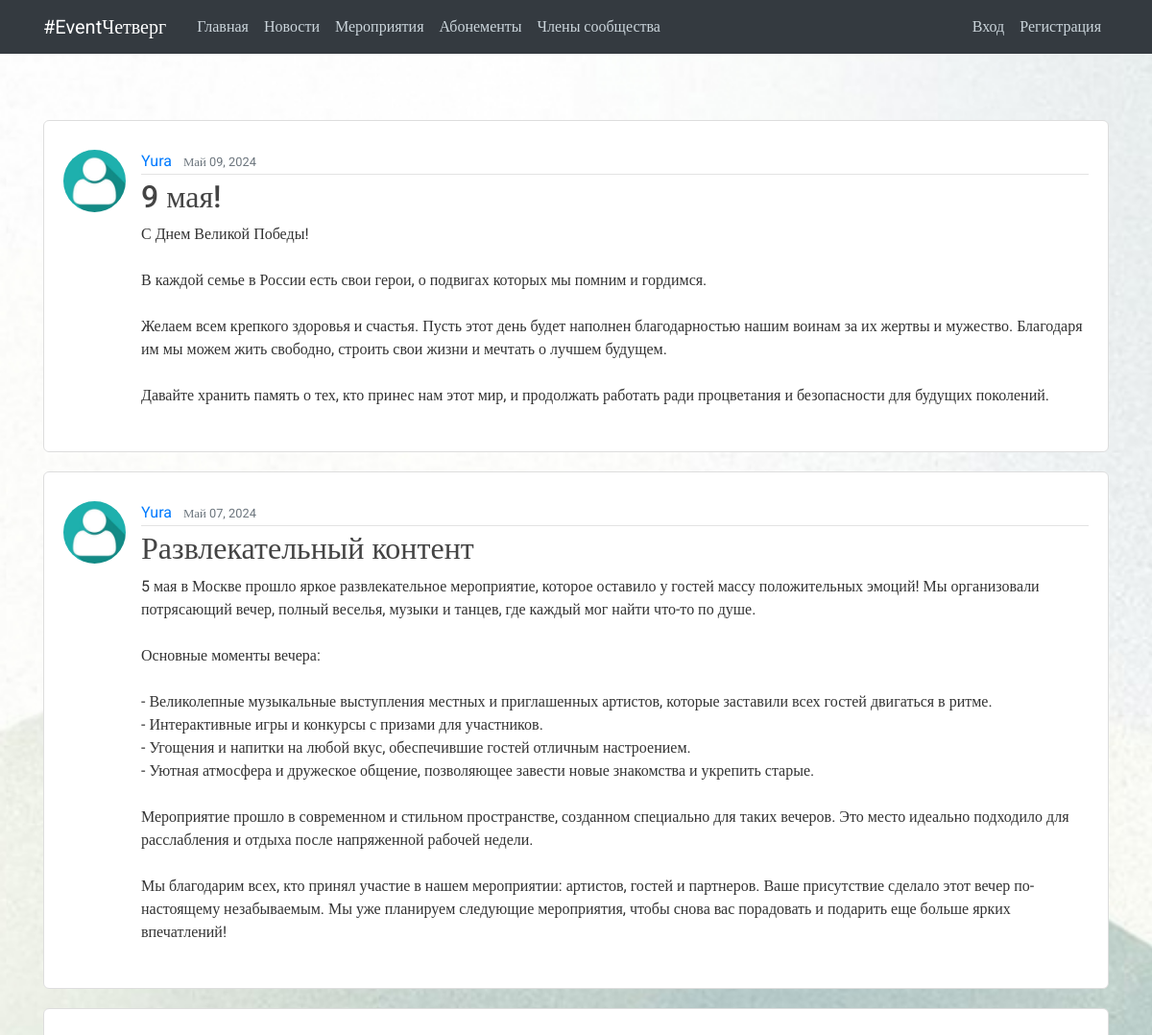
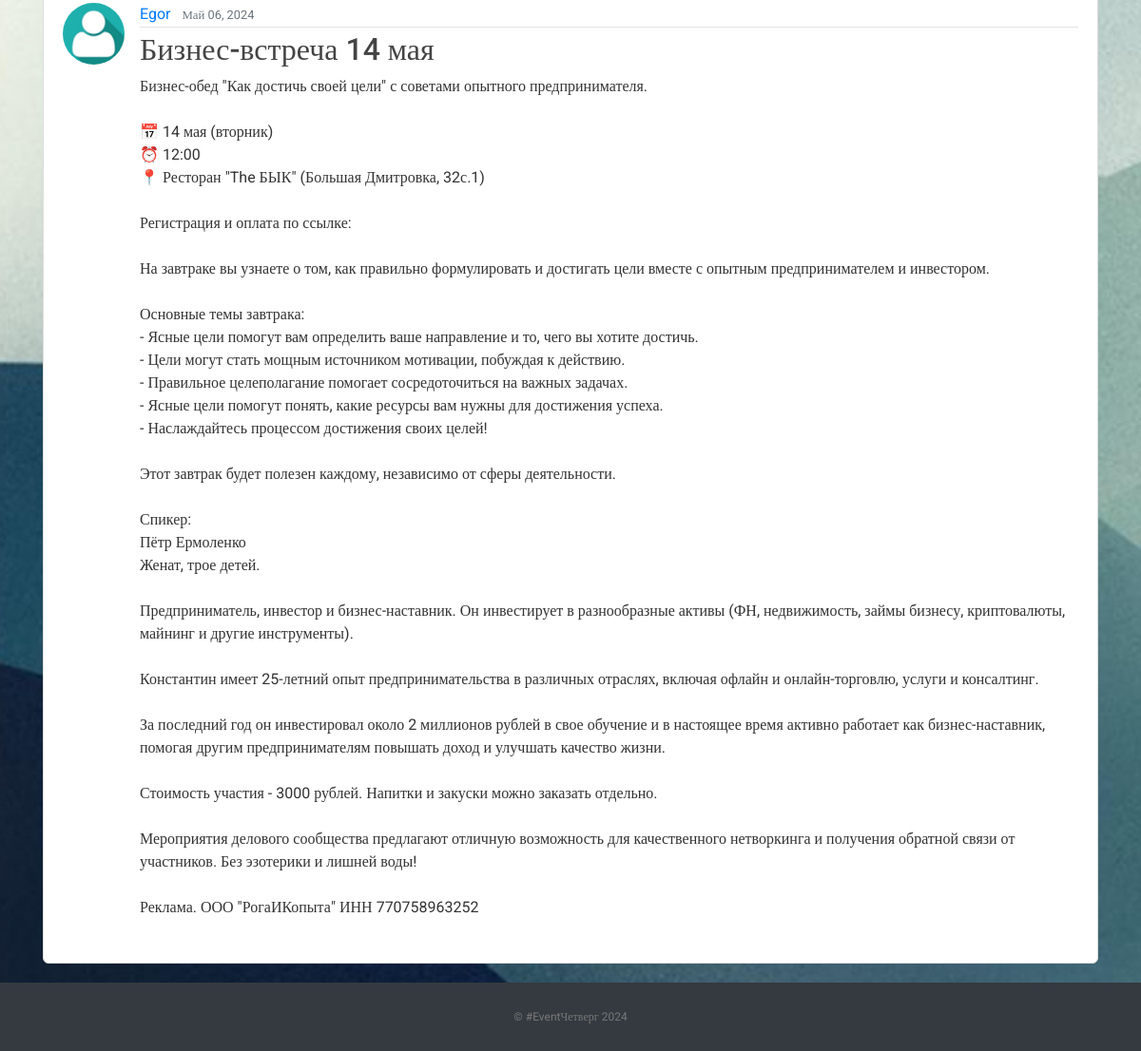
The page /news/ on the database as committed earlier (2 pictures, top to bottom).
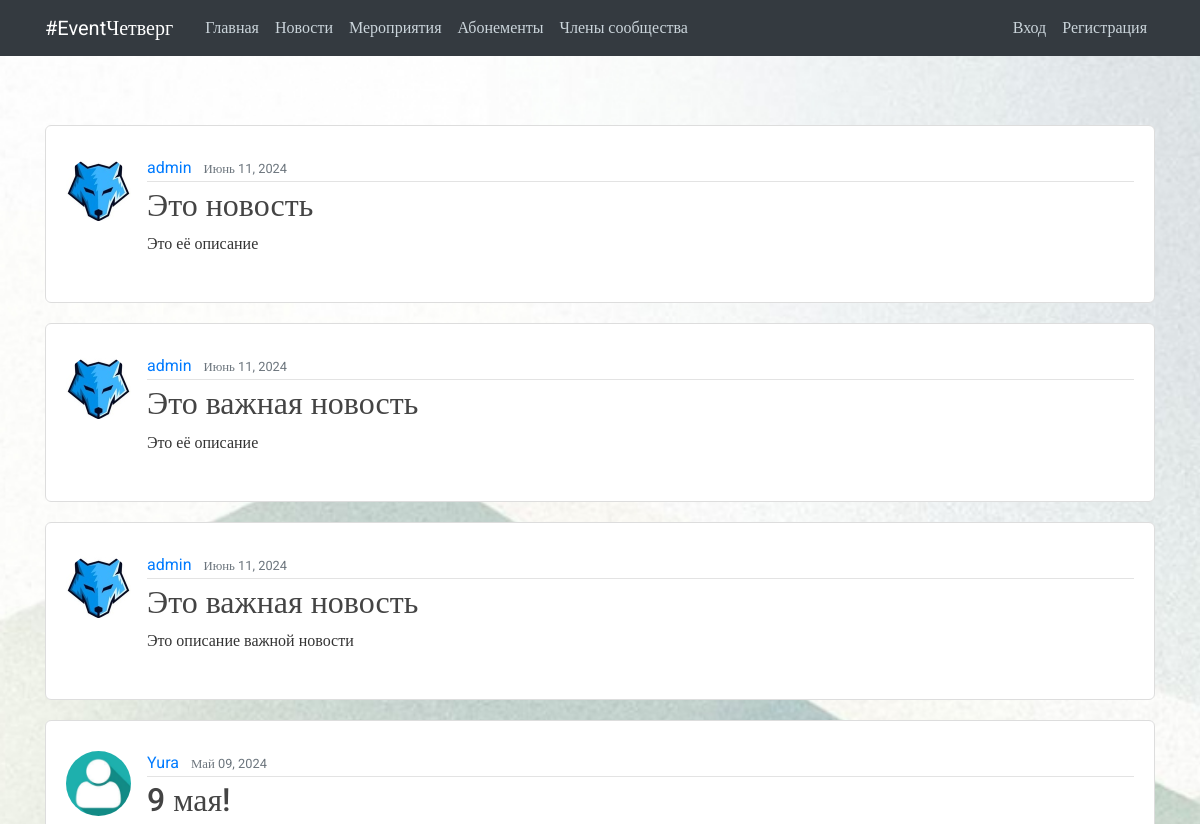
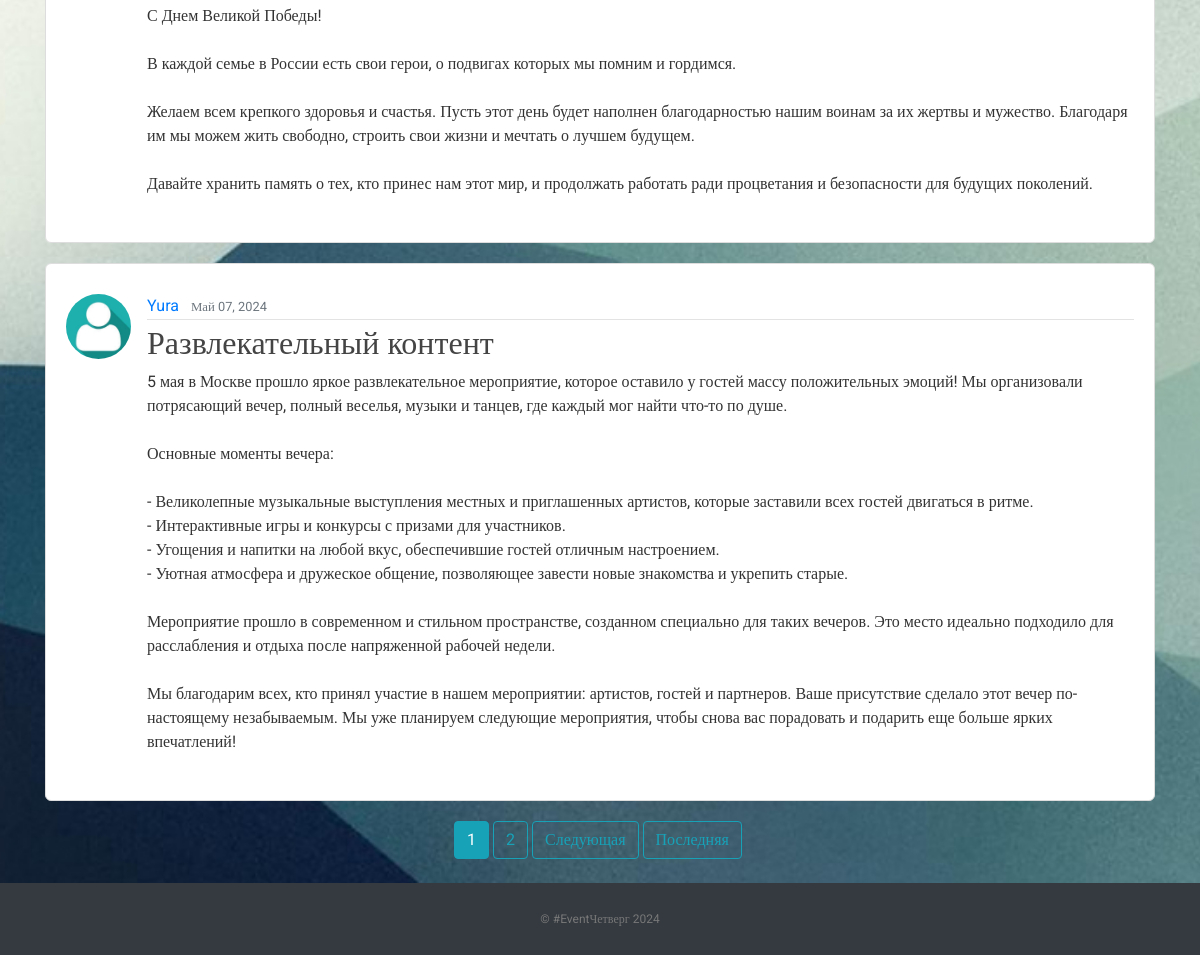
The same page on the database as committed later (2 pictures, top to bottom).
### vkr/models.py (models this page shows, shortened)
class Post(models.Model):
    title = models.CharField(max_length=100)
    content = models.TextField()
    date_posted = models.DateTimeField(default=timezone.now)
    author = models.ForeignKey(User, on_delete=models.CASCADE)
    image = models.ImageField(default='event_default.png', upload_to='post_pics')

### users/models.py (models this page shows, shortened)
class Profile(models.Model):
    user = models.OneToOneField(User, on_delete=models.CASCADE)
    image = models.ImageField(default='default.jpg', upload_to='profile_pics')
    about_me = models.TextField(null=True)
    looking_for = models.TextField(null=True)

### vkr/views.py (the view)
# urls.py: path('news/', PostListView.as_view(), name='vkr-home'),
class PostListView(ListView):
    model = Post
    template_name = 'vkr/home.html'
    context_object_name = 'posts'
    ordering = ['-date_posted']
    paginate_by = 5

### vkr/templates/vkr/home.html (shortened to what this page needs)
{% extends "vkr/base.html" %}
{% block content %}
    {% for post in posts %}
        <article class="media content-section">
          <img class="rounded-circle article-img" src="{{ post.author.profile.image.url }}">
          <div class="media-body">
            <div class="article-metadata">
              <a class="mr-2" href="{% url 'user-posts' post.author.username %}">{{ post.author }}</a>
              <small class="text-muted">{{ post.date_posted|date:"F d, Y" }}</small>
            </div>
            <h2><a class="article-title" href="{% url 'post-detail' post.id %}">{{ post.title }}</a></h2>
            <p class="article-content">{{ post.content }}</p>
          </div>
        </article>
    {% endfor %}
    <div class="pagination justify-content-center">
    {% if is_paginated %}
      {% for num in page_obj.paginator.page_range %}
        {% if page_obj.number == num %}
          <a class="btn btn-info mb-4 mr-1" href="?page={{ num }}">{{ num }}</a>
        {% elif num > page_obj.number|add:'-3' and num < page_obj.number|add:'3' %}
          <a class="btn btn-outline-info mb-4 mr-1" href="?page={{ num }}">{{ num }}</a>
        {% endif %}
      {% endfor %}
      {% if page_obj.has_next %}
        <a class="btn btn-outline-info mb-4 mr-1" href="?page={{ page_obj.next_page_number }}">Следующая</a>
        <a class="btn btn-outline-info mb-4 mr-1" href="?page={{ page_obj.paginator.num_pages }}">Последняя</a>
      {% endif %}
    {% endif %}
  </div>
{% endblock content %}

Rows that differ between the two databases and show on the page:
no longer on this page (row unchanged): Post: author.profile.image (placeholder picture), author "Egor", date_posted "Май 06, 2024", title "Бизнес-встреча 14 мая", content "Бизнес-обед \"Как достичь своей цели\" с советами опытного предпринимателя. 📅 14 мая (вторник) ⏰ 12:00 📍 Ресторан \"The БЫК\" (Большая Дмитровка, 32с.1) Регистрация и оплата по ссылке: На завтраке вы узнаете о том, как правильно формулировать и достигать цели вместе с опытным предпринимателем и инвестором. Основные темы завтрака: - Ясные цели помогут вам определить ваше направление и то, чего вы хотите достичь. - Цели могут стать мощным источником мотивации, побуждая к действию. - Правильное целеполагание помогает сосредоточиться на важных задачах. - Ясные цели помогут понять, какие ресурсы вам нужны для достижения успеха. - Наслаждайтесь процессом достижения своих целей! Этот завтрак будет…"
added Post: author.profile.image (picture), author "admin", date_posted "Июнь 11, 2024", title "Это новость", content "Это её описание"
added Post: author.profile.image (picture), author "admin", date_posted "Июнь 11, 2024", title "Это важная новость", content "Это её описание"
added Post: author.profile.image (picture), author "admin", date_posted "Июнь 11, 2024", title "Это важная новость", content "Это описание важной новости"
Other text that changed with them:
new list line: "1"
new list line: "2"
text now shown: "Следующая Последняя"
